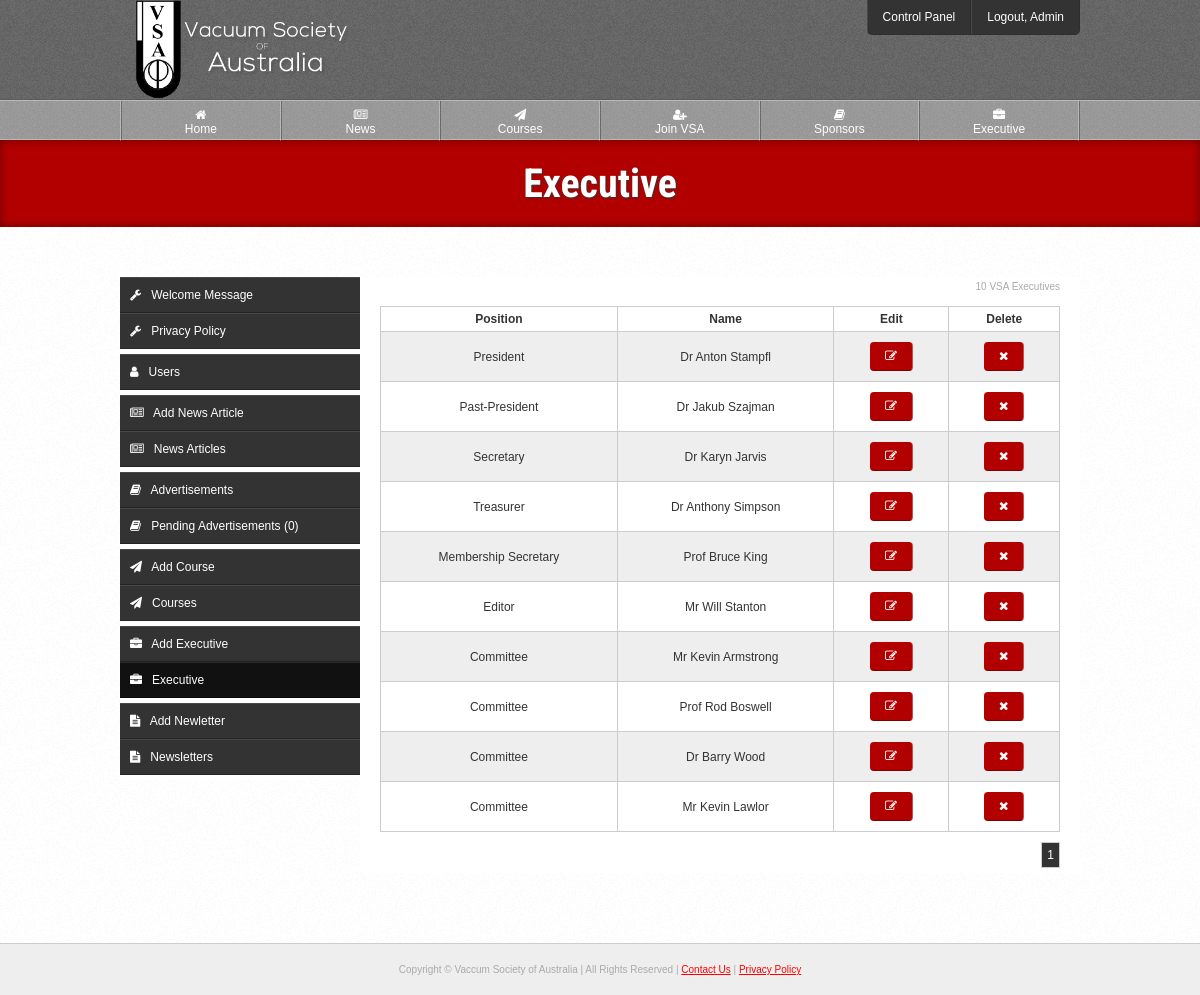
The app's page /cp/executive.php (signed in) with its own data.
### tables this page shows
CREATE TABLE IF NOT EXISTS `users` (
  `id` int(10) NOT NULL AUTO_INCREMENT,
  `username` varchar(20) NOT NULL,
  `password` varchar(70) NOT NULL,
  `email` varchar(100) NOT NULL,
  `title` varchar(6) NOT NULL,
  `fname` varchar(30) NOT NULL,
  `lname` varchar(40) NOT NULL,
  `address` varchar(80) NOT NULL,
  `suburb` varchar(50) NOT NULL,
  `state` varchar(50) NOT NULL,
  `postcode` int(10) NOT NULL,
  `country` varchar(50) NOT NULL,
  `telephone` varchar(20) NOT NULL,
  `fax` varchar(20) DEFAULT NULL,
  `website` varchar(100) DEFAULT NULL,
  `company` varchar(150) DEFAULT NULL,
  `blocked` enum('0','1') NOT NULL,
  `type` enum('1','2','3','4') NOT NULL,
  `active` enum('0','1') NOT NULL,
  `level` enum('1','2') NOT NULL,
  `password_reset` enum('0','1') NOT NULL,
  `activation_code` varchar(40) NOT NULL,
  `reset_code` varchar(100) NOT NULL,
  `payment_made` enum('0','1') NOT NULL,
  `date_created` varchar(100) NOT NULL,
  `payment_due_date` varchar(100) NOT NULL,
  `membership_expiry_date` varchar(100) NOT NULL,
  PRIMARY KEY (`id`),
  FULLTEXT KEY `username` (`username`)
);

CREATE TABLE IF NOT EXISTS `executives` (
  `id` int(10) NOT NULL AUTO_INCREMENT,
  `organization` varchar(150) NOT NULL,
  `fname` varchar(30) NOT NULL,
  `title` varchar(6) NOT NULL,
  `lname` varchar(10) NOT NULL,
  `position` varchar(50) NOT NULL,
  `telephone` varchar(20) NOT NULL,
  `email` varchar(100) NOT NULL,
  PRIMARY KEY (`id`)
);

### classes/User.php (called while the page is built, shortened)
<?php
class User extends Pagination {
	public static function getUsername($id) {
		try {
			$q = DB::$db->prepare("
				SELECT username
				FROM users
				WHERE id = :id
			");
			$q->execute([':id' => $id]);
		} catch(PDOException $ex) {
			die($ex->getMessage());
		}
		$c = $q->rowCount();
		$r = $q->fetch(PDO::FETCH_OBJ);
		return ($c != 0) ? $r->username : "Unknown";
	}
}

### classes/Template.php (called while the page is built, shortened)
<?php
class Template {
	private $page;
	public function setActivePage($prefix = null) {
		$page = explode("/", $_SERVER['PHP_SELF']);
		$page = end($page);
		$page = explode(".", $page);
		$page = current($page);
		$this->page = $prefix.$page;
	}
	public function getActivePage() {
		return $this->page;
	}
}

### classes/Executive.php (called while the page is built, shortened)
<?php
class Executive extends Pagination {
	private $count;
	private $data;
	public function getAll($page = 1, $limit = 10) {
		$this->amount = ($page - 1) * $limit;
		$this->limit = $limit;
		$this->page = $page;
		try {
			$q = DB::$db->query("
				SELECT SQL_CALC_FOUND_ROWS *
				FROM executives
				LIMIT {$this->amount}, {$this->limit}
			");
		} catch(PDOException $ex) {
			die($ex->getMessage());
		}
		$this->count = $q->rowCount();
		$total = DB::$db->query("SELECT FOUND_ROWS() AS total")->fetch(PDO::FETCH_OBJ)->total;
		$this->pages = ceil($total / $this->limit);
		if($this->count != 0)
			while($r = $q->fetch(PDO::FETCH_OBJ))
				$this->data[] = $r;
		return $this->data;
	}
	public function getCount() {
		return $this->count;
	}
}

### cp/executive.php (the view, shortened to what this page needs)
<?php
$t = new Template("cp_");
$t->setTitle("Executive");
include $t->load("template/head.php");
include $t->load("template/header.php");
$_executives = new Executive;
$executives = $_executives->getAll((isset($_GET['page']) && !empty($_GET['page'])) ? $_GET['page'] : 1);
?>
	<div id="page-heading">
		<h1>Executive</h1>
	</div>
	<div class="outer-wrapper white">
		<div class="inner-wrapper">
			<?php include $t->load("template/cp-nav.php"); ?>
			<section class="right-main">
				<?php if($_executives->getCount() != 0): ?>
					<p class="text-right fine-text"><?=$_executives->getCount();?> VSA Executive<?=($_executives->getCount() !== 1) ? 's' : null;?></p>
					<table class="style text-left">
						<tr>
							<th>Position</th>
							<th>Name</th>
							<th>Edit</th>
							<th>Delete</th>
						</tr>
					<?php foreach($executives as $executive): ?>
						<tr>
							<td><?=$executive->position;?></td>
							<td><?=$executive->title." ".$executive->fname." ".$executive->lname;?></td>
							<td><a href="<?=PATH?>cp/edit-executive?id=<?=$executive->id;?>" class="btn"><i class="fa fa-pencil-square-o"></i></a></td>
							<td><a href="#" data-link="<?=PATH?>cp/delete-executive?id=<?=$executive->id;?>" class="delete-btn btn"><i class="fa fa-times"></i></a></td>
						</tr>
					<?php endforeach; ?>
					</table>
					<?=$_executives->getPageLinks(PATH."cp/executive");?>
				<?php else: ?>
					<div class="notice-box yellow-notice">No VSA executives are being listed at the moment.</div>
				<?php endif; ?>
			</section>
		</div>
	</div>
<?php include $t->load("template/footer.php"); ?>

### template/header.php (shortened to what this page needs)
</head>
	<body>
		<header id="fixed">
			<div id="header">
				<div class="inner-wrapper">
					<a href="<?=PATH;?>"><img src="<?=PATH;?>img/vsa-logo.png" id="banner-logo" alt="Vaccum Society of Australia"></a>
					<?php if(isset($_SESSION['admin'])): ?>
						<nav class="top-nav">
							<ul>
								<li><a href="<?=PATH;?>cp/update-welcome">Control Panel</a></li>
								<li><a href="<?=PATH;?>logout?url=<?=$_SERVER['REQUEST_URI'];?>">Logout, <?=User::getUsername($_SESSION["logged"]);?></a></li>
							</ul>
						</nav>
					<?php else: ?>
						<div class="login-btn-wrapper">
							<a href="<?=PATH;?>login" class="login-btn"><img src="<?=PATH;?>img/login-btn.png"></a>
						</div>
					<?php endif; ?>
				</div>
			</div>
			<nav class="main-nav">
				<div class="inner-wrapper">
					<ul>
						<li><a href="<?=PATH;?>"<?=($t->getActivePage() == 'index') ? ' class="active"' : null;?>><i class="fa fa-home"></i><br>Home</a></li>
						<li><a href="<?=PATH;?>news"<?=($t->getActivePage() == 'news') ? ' class="active"' : null;?>><i class="fa fa-newspaper-o"></i><br>News</a></li>
						<li><a href="<?=PATH;?>courses"<?=($t->getActivePage() == 'courses' || $t->getActivePage() == 'apply-course') ? ' class="active"' : null;?>><i class="fa fa-paper-plane"></i><br>Courses</a></li>
						<li><a href="<?=PATH;?>join"<?=($t->getActivePage() == 'join') ? ' class="active"' : null;?>><i class="fa fa-user-plus"></i><br>Join VSA</a></li>
						<li><a href="<?=PATH;?>sponsors"<?=($t->getActivePage() == 'sponsors') ? ' class="active"' : null;?>><i class="fa fa-book"></i><br>Sponsors</a></li>
						<li><a href="<?=PATH;?>executive"<?=($t->getActivePage() == 'executive') ? ' class="active"' : null;?>><i class="fa fa-briefcase"></i><br>Executive</a></li>
					</ul>
				</div>
			</nav>
		</header>

### css/layout.css (style rules this page uses)
header, footer, nav { display: block; }
* { box-sizing: border-box; margin: 0; padding: 0; }
body { margin: 0; padding: 0; background: #EEE; font-family: arial, sans-serif; font-size: 12px; color: #333; }
.inner-wrapper { max-width: 960px; margin: 0 auto; position: relative; }
.outer-wrapper { padding: 50px 0px; border-bottom: 1px solid #CCC; }
.white { background: url("../img/content-bg.png"); }
#header { height: 100px; background: url("../img/header-bg.png"); border-bottom: 1px solid rgba(0,0,0,.1); }
#banner-logo { margin-top: -2px; height: 102px; }
.main-nav { height: 40px; background: url("../img/main-nav-bg.png"); font-size: 12px; border-top: 1px solid rgba(255,255,255,.3); border-bottom: 1px solid rgba(255,255,255,.3); display: block; }
.main-nav ul { margin: 0; padding: 0; border-left: 1px solid rgba(255,255,255,.3); border-right: 1px solid rgba(0,0,0,.3); }
.main-nav ul li { list-style-type: none; display: inline; float: left; width: 16.666%; text-align: center; }
.main-nav li a { display: block; color: #FFF; text-decoration: none; padding: 7px 15px; height: 40px; transition: .2s linear; border-left: 1px solid rgba(0,0,0,.3); border-right: 1px solid rgba(255,255,255,.3); }
.top-nav { position: absolute; right: 0; top: 0; background: #333; border-bottom: 1px solid rgba(0,0,0,.1); -webkit-border-radius: 0 0 5px 5px; -moz-border-radius: 0 0 5px 5px; -ms-border-radius: 0 0 5px 5px; -o-border-radius: 0 0 5px 5px; border-radius: 0 0 5px 5px; overflow: hidden; }
.top-nav ul { margin: 0; padding: 0; }
.top-nav ul li { list-style-type: none; display: inline; float: left; }
.top-nav li a { padding: 10px 15px; text-align: center; display: block; text-decoration: none; color: #FFF; border-right: 1px solid rgba(0,0,0,.1); border-left: 1px solid rgba(255,255,255,.1); transition: .2s linear; }
.top-nav ul li:last-of-type { border-right: none; }
.top-nav ul li:first-of-type { border-left: none; }
#page-heading { background: #B20000; color: #FFF; padding: 20px 0px; text-align: center; box-shadow: inset 0px 0px 10px rgba(0,0,0,.4); -webkit-box-shadow: inset 0px 0px 10px rgba(0,0,0,.4); -moz-box-shadow: inset 0px 0px 10px rgba(0,0,0,.4); -o-box-shadow: inset 0px 0px 10px rgba(0,0,0,.4); -ms-box-shadow: inset 0px 0px 10px rgba(0,0,0,.4); }
#page-heading h1 { margin: 0; padding: 0; font-size: 40px; text-shadow: 1px 1px 2px #333; font-family: 'Roboto Condensed', sans-serif; text-rendering: optimizeLegibility !important; -webkit-font-smoothing: antialiased !important; color: #FFF; }
.left-side, .right-main { background: #FFF; margin-bottom: 20px; }
.right-main { float: right; width: 720px; padding: 0px 20px; }

### css/style.css (style rules this page uses)
.text-left { text-align: left; }
.text-right { text-align: right; }
.fine-text { font-size: 10px; color: #AAA; }
.btn { color: #FFF; display: inline-block; background: #B20000; padding: 7px 15px; -webkit-border-radius: 4px; -moz-border-radius: 4px; -ms-border-radius: 4px; -o-border-radius: 4px; border-radius: 4px; text-decoration: none; font-weight: bold; margin: 5px; border-bottom: 1px solid rgba(0,0,0,.3); border-right: 1px solid rgba(255,255,255,.3); transition: .2s linear; }
table.style { border-collapse: collapse; width: 100%; text-align: center; margin-bottom: 10px; }
table.style th { color: #333; }
table.style th, table.style td { border: 1px solid #CCC; padding: 5px; }
table.style tr:nth-child(even) { background: #EEE; }
h1, h2, h3, h4, h5, h6 { margin-bottom: 15px; padding: 0; }
h1 { font-size: 35px; font-family: 'Roboto Condensed', sans-serif; }
p { line-height: 19px; margin-bottom: 10px; }
a { color: #F00; }
a img { border: none; }
li { list-style-position: inside; }
ul, ol { margin-bottom: 10px; margin-left: 20px; }

### css/resize.css (style rules this page uses)
body { margin: 0; text-align: center; }
.btn { margin-bottom: 5px; }
#banner-logo { text-align: center; height: auto; max-width: 233px; }
#header { height: 100%; }
#fixed { position: static; }
.main-nav { height: 100%; border-top: none; border-bottom: none; display: none; }
.main-nav ul li { width: 50%; border: none; }
.main-nav li a { border-bottom: 1px solid rgba(0,0,0,.3); border-top: 1px solid rgba(255,255,255,.3); }
.main-nav li a:nth-child(odd) { border-left: none; }
.top-nav { position: static; top: auto; right: auto; border-radius: 0; }
.top-nav ul li { width: 50%; }
.left-side, .right-main { float: none; width: auto; }
table.style { overflow-x: auto; display: block; width: 100%; }

### css/resize-sidebars.css (style rules this page uses)
.right-main { float: none; width: auto; }
.outer-wrapper { padding: 20px 2%; }

### records on screen
users: username "Admin"
executives: position "President", title "Dr", fname "Anton", lname "Stampfl"
executives: position "Past-President", title "Dr", fname "Jakub", lname "Szajman"
executives: position "Secretary", title "Dr", fname "Karyn", lname "Jarvis"
executives: position "Treasurer", title "Dr", fname "Anthony", lname "Simpson"
executives: position "Membership Secretary", title "Prof", fname "Bruce", lname "King"
executives: position "Editor", title "Mr", fname "Will", lname "Stanton"
executives: position "Committee", title "Mr", fname "Kevin", lname "Armstrong"
executives: position "Committee", title "Prof", fname "Rod", lname "Boswell"
executives: position "Committee", title "Dr", fname "Barry", lname "Wood"
executives: position "Committee", title "Mr", fname "Kevin", lname "Lawlor"

### other values on screen
Sponsors::countAds('0') "0"
$_executives->getCount() "10"
